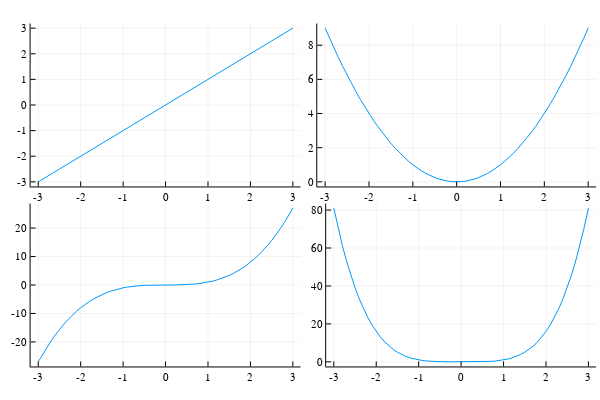

The code cell stored with this chart in its notebook:
### Code cell
p1 = plot(x, x)
p2 = plot(x, x.^2)
p3 = plot(x, x.^3)
p4 = plot(x, x.^4)
plot(p1, p2, p3, p4, layout=(2, 2), legend=false)

### Figure 1 — Plotly figure (JSON) as saved in the notebook; plotly's stock layout.template omitted (floating-point values rounded to 4 significant figures)
{"data": [{"colorbar": {"title": ""}, "hoverinfo": "text", "legendgroup": "y1", "line": {"color": "rgba(0, 154, 250, 1.000)", "dash": "solid", "shape": "linear", "width": 1}, "mode": "lines", "name": "y1", "showlegend": true, "text": [null, null, null, null, null, null, null, null, null, null, null, null, null, null, null, null, null, null, null, null, null, null, null, null, null, null, null, null, null, null, null, null, null, null, null, null, null, null, null, null, null, null, null, null, null, null, null, null, null, null, null, null, null, null, null, null, null, null, null, null, null], "type": "scatter", "x": [-3, -2.9, -2.8, -2.7, -2.6, -2.5, -2.4, -2.3, -2.2, -2.1, -2, -1.9, -1.8, -1.7, -1.6, -1.5, -1.4, -1.3, -1.2, -1.1, -1, -0.9, -0.8, -0.7, -0.6, -0.5, -0.4, -0.3, -0.2, -0.1, 0, 0.1, 0.2, 0.3, 0.4, 0.5, 0.6, 0.7, 0.8, 0.9, 1, 1.1, 1.2, 1.3, 1.4, 1.5, 1.6, 1.7, 1.8, 1.9, 2, 2.1, 2.2, 2.3, 2.4, 2.5, 2.6, 2.7, 2.8, 2.9, 3], "xaxis": "x1", "y": [-3, -2.9, -2.8, -2.7, -2.6, -2.5, -2.4, -2.3, -2.2, -2.1, -2, -1.9, -1.8, -1.7, -1.6, -1.5, -1.4, -1.3, -1.2, -1.1, -1, -0.9, -0.8, -0.7, -0.6, -0.5, -0.4, -0.3, -0.2, -0.1, 0, 0.1, 0.2, 0.3, 0.4, 0.5, 0.6, 0.7, 0.8, 0.9, 1, 1.1, 1.2, 1.3, 1.4, 1.5, 1.6, 1.7, 1.8, 1.9, 2, 2.1, 2.2, 2.3, 2.4, 2.5, 2.6, 2.7, 2.8, 2.9, 3], "yaxis": "y1", "zmax": null, "zmin": null}, {"colorbar": {"title": ""}, "hoverinfo": "text", "legendgroup": "y1", "line": {"color": "rgba(0, 154, 250, 1.000)", "dash": "solid", "shape": "linear", "width": 1}, "mode": "lines", "name": "y1", "showlegend": true, "text": [null, null, null, null, null, null, null, null, null, null, null, null, null, null, null, null, null, null, null, null, null, null, null, null, null, null, null, null, null, null, null, null, null, null, null, null, null, null, null, null, null, null, null, null, null, null, null, null, null, null, null, null, null, null, null, null, null, null, null, null, null], "type": "scatter", "x": [-3, -2.9, -2.8, -2.7, -2.6, -2.5, -2.4, -2.3, -2.2, -2.1, -2, -1.9, -1.8, -1.7, -1.6, -1.5, -1.4, -1.3, -1.2, -1.1, -1, -0.9, -0.8, -0.7, -0.6, -0.5, -0.4, -0.3, -0.2, -0.1, 0, 0.1, 0.2, 0.3, 0.4, 0.5, 0.6, 0.7, 0.8, 0.9, 1, 1.1, 1.2, 1.3, 1.4, 1.5, 1.6, 1.7, 1.8, 1.9, 2, 2.1, 2.2, 2.3, 2.4, 2.5, 2.6, 2.7, 2.8, 2.9, 3], "xaxis": "x2", "y": [9, 8.41, 7.84, 7.29, 6.76, 6.25, 5.76, 5.29, 4.84, 4.41, 4, 3.61, 3.24, 2.89, 2.56, 2.25, 1.96, 1.69, 1.44, 1.21, 1, 0.81, 0.64, 0.49, 0.36, 0.25, 0.16, 0.09, 0.04, 0.01, 0, 0.01, 0.04, 0.09, 0.16, 0.25, 0.36, 0.49, 0.64, 0.81, 1, 1.21, 1.44, 1.69, 1.96, 2.25, 2.56, 2.89, 3.24, 3.61, 4, 4.41, 4.84, 5.29, 5.76, 6.25, 6.76, 7.29, 7.84, 8.41, 9], "yaxis": "y2", "zmax": null, "zmin": null}, {"colorbar": {"title": ""}, "hoverinfo": "text", "legendgroup": "y1", "line": {"color": "rgba(0, 154, 250, 1.000)", "dash": "solid", "shape": "linear", "width": 1}, "mode": "lines", "name": "y1", "showlegend": true, "text": [null, null, null, null, null, null, null, null, null, null, null, null, null, null, null, null, null, null, null, null, null, null, null, null, null, null, null, null, null, null, null, null, null, null, null, null, null, null, null, null, null, null, null, null, null, null, null, null, null, null, null, null, null, null, null, null, null, null, null, null, null], "type": "scatter", "x": [-3, -2.9, -2.8, -2.7, -2.6, -2.5, -2.4, -2.3, -2.2, -2.1, -2, -1.9, -1.8, -1.7, -1.6, -1.5, -1.4, -1.3, -1.2, -1.1, -1, -0.9, -0.8, -0.7, -0.6, -0.5, -0.4, -0.3, -0.2, -0.1, 0, 0.1, 0.2, 0.3, 0.4, 0.5, 0.6, 0.7, 0.8, 0.9, 1, 1.1, 1.2, 1.3, 1.4, 1.5, 1.6, 1.7, 1.8, 1.9, 2, 2.1, 2.2, 2.3, 2.4, 2.5, 2.6, 2.7, 2.8, 2.9, 3], "xaxis": "x3", "y": [-27, -24.39, -21.95, -19.68, -17.58, -15.62, -13.82, -12.17, -10.65, -9.261, -8, -6.859, -5.832, -4.913, -4.096, -3.375, -2.744, -2.197, -1.728, -1.331, -1, -0.729, -0.512, -0.343, -0.216, -0.125, -0.064, -0.027, -0.008, -0.001, 0, 0.001, 0.008, 0.027, 0.064, 0.125, 0.216, 0.343, 0.512, 0.729, 1, 1.331, 1.728, 2.197, 2.744, 3.375, 4.096, 4.913, 5.832, 6.859, 8, 9.261, 10.65, 12.17, 13.82, 15.62, 17.58, 19.68, 21.95, 24.39, 27], "yaxis": "y3", "zmax": null, "zmin": null}, {"colorbar": {"title": ""}, "hoverinfo": "text", "legendgroup": "y1", "line": {"color": "rgba(0, 154, 250, 1.000)", "dash": "solid", "shape": "linear", "width": 1}, "mode": "lines", "name": "y1", "showlegend": true, "text": [null, null, null, null, null, null, null, null, null, null, null, null, null, null, null, null, null, null, null, null, null, null, null, null, null, null, null, null, null, null, null, null, null, null, null, null, null, null, null, null, null, null, null, null, null, null, null, null, null, null, null, null, null, null, null, null, null, null, null, null, null], "type": "scatter", "x": [-3, -2.9, -2.8, -2.7, -2.6, -2.5, -2.4, -2.3, -2.2, -2.1, -2, -1.9, -1.8, -1.7, -1.6, -1.5, -1.4, -1.3, -1.2, -1.1, -1, -0.9, -0.8, -0.7, -0.6, -0.5, -0.4, -0.3, -0.2, -0.1, 0, 0.1, 0.2, 0.3, 0.4, 0.5, 0.6, 0.7, 0.8, 0.9, 1, 1.1, 1.2, 1.3, 1.4, 1.5, 1.6, 1.7, 1.8, 1.9, 2, 2.1, 2.2, 2.3, 2.4, 2.5, 2.6, 2.7, 2.8, 2.9, 3], "xaxis": "x4", "y": [81, 70.73, 61.47, 53.14, 45.7, 39.06, 33.18, 27.98, 23.43, 19.45, 16, 13.03, 10.5, 8.352, 6.554, 5.062, 3.842, 2.856, 2.074, 1.464, 1, 0.6561, 0.4096, 0.2401, 0.1296, 0.0625, 0.0256, 0.0081, 0.0016, 0.0001, 0, 0.0001, 0.0016, 0.0081, 0.0256, 0.0625, 0.1296, 0.2401, 0.4096, 0.6561, 1, 1.464, 2.074, 2.856, 3.842, 5.062, 6.554, 8.352, 10.5, 13.03, 16, 19.45, 23.43, 27.98, 33.18, 39.06, 45.7, 53.14, 61.47, 70.73, 81], "yaxis": "y4", "zmax": null, "zmin": null}], "layout": {"annotations": [], "height": 400, "margin": {"b": 20, "l": 0, "r": 0, "t": 20}, "paper_bgcolor": "rgba(255, 255, 255, 1.000)", "plot_bgcolor": "rgba(255, 255, 255, 1.000)", "showlegend": false, "width": 600, "xaxis1": {"anchor": "y1", "domain": [0.05101, 0.5008], "gridcolor": "rgba(0, 0, 0, 0.100)", "gridwidth": 0.5, "linecolor": "rgba(0, 0, 0, 1.000)", "mirror": false, "range": [-3.18, 3.18], "showgrid": true, "showline": true, "showticklabels": true, "tickangle": 0, "tickcolor": "rgb(0, 0, 0)", "tickfont": {"color": "rgba(0, 0, 0, 1.000)", "family": "sans-serif", "size": 11}, "tickmode": "array", "ticks": "inside", "ticktext": ["-3", "-2", "-1", "0", "1", "2", "3"], "tickvals": [-3, -2, -1, 0, 1, 2, 3], "title": "", "titlefont": {"color": "rgba(0, 0, 0, 1.000)", "family": "sans-serif", "size": 15}, "type": "-", "visible": true, "zeroline": false, "zerolinecolor": "rgba(0, 0, 0, 1.000)"}, "xaxis2": {"anchor": "y2", "domain": [0.5288, 0.9934], "gridcolor": "rgba(0, 0, 0, 0.100)", "gridwidth": 0.5, "linecolor": "rgba(0, 0, 0, 1.000)", "mirror": false, "range": [-3.18, 3.18], "showgrid": true, "showline": true, "showticklabels": true, "tickangle": 0, "tickcolor": "rgb(0, 0, 0)", "tickfont": {"color": "rgba(0, 0, 0, 1.000)", "family": "sans-serif", "size": 11}, "tickmode": "array", "ticks": "inside", "ticktext": ["-3", "-2", "-1", "0", "1", "2", "3"], "tickvals": [-3, -2, -1, 0, 1, 2, 3], "title": "", "titlefont": {"color": "rgba(0, 0, 0, 1.000)", "family": "sans-serif", "size": 15}, "type": "-", "visible": true, "zeroline": false, "zerolinecolor": "rgba(0, 0, 0, 1.000)"}, "xaxis3": {"anchor": "y3", "domain": [0.05101, 0.5008], "gridcolor": "rgba(0, 0, 0, 0.100)", "gridwidth": 0.5, "linecolor": "rgba(0, 0, 0, 1.000)", "mirror": false, "range": [-3.18, 3.18], "showgrid": true, "showline": true, "showticklabels": true, "tickangle": 0, "tickcolor": "rgb(0, 0, 0)", "tickfont": {"color": "rgba(0, 0, 0, 1.000)", "family": "sans-serif", "size": 11}, "tickmode": "array", "ticks": "inside", "ticktext": ["-3", "-2", "-1", "0", "1", "2", "3"], "tickvals": [-3, -2, -1, 0, 1, 2, 3], "title": "", "titlefont": {"color": "rgba(0, 0, 0, 1.000)", "family": "sans-serif", "size": 15}, "type": "-", "visible": true, "zeroline": false, "zerolinecolor": "rgba(0, 0, 0, 1.000)"}, "xaxis4": {"anchor": "y4", "domain": [0.5436, 0.9934], "gridcolor": "rgba(0, 0, 0, 0.100)", "gridwidth": 0.5, "linecolor": "rgba(0, 0, 0, 1.000)", "mirror": false, "range": [-3.18, 3.18], "showgrid": true, "showline": true, "showticklabels": true, "tickangle": 0, "tickcolor": "rgb(0, 0, 0)", "tickfont": {"color": "rgba(0, 0, 0, 1.000)", "family": "sans-serif", "size": 11}, "tickmode": "array", "ticks": "inside", "ticktext": ["-3", "-2", "-1", "0", "1", "2", "3"], "tickvals": [-3, -2, -1, 0, 1, 2, 3], "title": "", "titlefont": {"color": "rgba(0, 0, 0, 1.000)", "family": "sans-serif", "size": 15}, "type": "-", "visible": true, "zeroline": false, "zerolinecolor": "rgba(0, 0, 0, 1.000)"}, "yaxis1": {"anchor": "x1", "domain": [0.5376, 0.9902], "gridcolor": "rgba(0, 0, 0, 0.100)", "gridwidth": 0.5, "linecolor": "rgba(0, 0, 0, 1.000)", "mirror": false, "range": [-3.18, 3.18], "showgrid": true, "showline": true, "showticklabels": true, "tickangle": 0, "tickcolor": "rgb(0, 0, 0)", "tickfont": {"color": "rgba(0, 0, 0, 1.000)", "family": "sans-serif", "size": 11}, "tickmode": "array", "ticks": "inside", "ticktext": ["-3", "-2", "-1", "0", "1", "2", "3"], "tickvals": [-3, -2, -1, 0, 1, 2, 3], "title": "", "titlefont": {"color": "rgba(0, 0, 0, 1.000)", "family": "sans-serif", "size": 15}, "type": "-", "visible": true, "zeroline": false, "zerolinecolor": "rgba(0, 0, 0, 1.000)"}, "yaxis2": {"anchor": "x2", "domain": [0.5376, 0.9902], "gridcolor": "rgba(0, 0, 0, 0.100)", "gridwidth": 0.5, "linecolor": "rgba(0, 0, 0, 1.000)", "mirror": false, "range": [-0.27, 9.27], "showgrid": true, "showline": true, "showticklabels": true, "tickangle": 0, "tickcolor": "rgb(0, 0, 0)", "tickfont": {"color": "rgba(0, 0, 0, 1.000)", "family": "sans-serif", "size": 11}, "tickmode": "array", "ticks": "inside", "ticktext": ["0", "2", "4", "6", "8"], "tickvals": [0, 2, 4, 6, 8], "title": "", "titlefont": {"color": "rgba(0, 0, 0, 1.000)", "family": "sans-serif", "size": 15}, "type": "-", "visible": true, "zeroline": false, "zerolinecolor": "rgba(0, 0, 0, 1.000)"}, "yaxis3": {"anchor": "x3", "domain": [0.03762, 0.4902], "gridcolor": "rgba(0, 0, 0, 0.100)", "gridwidth": 0.5, "linecolor": "rgba(0, 0, 0, 1.000)", "mirror": false, "range": [-28.62, 28.62], "showgrid": true, "showline": true, "showticklabels": true, "tickangle": 0, "tickcolor": "rgb(0, 0, 0)", "tickfont": {"color": "rgba(0, 0, 0, 1.000)", "family": "sans-serif", "size": 11}, "tickmode": "array", "ticks": "inside", "ticktext": ["-20", "-10", "0", "10", "20"], "tickvals": [-20, -10, 0, 10, 20], "title": "", "titlefont": {"color": "rgba(0, 0, 0, 1.000)", "family": "sans-serif", "size": 15}, "type": "-", "visible": true, "zeroline": false, "zerolinecolor": "rgba(0, 0, 0, 1.000)"}, "yaxis4": {"anchor": "x4", "domain": [0.03762, 0.4902], "gridcolor": "rgba(0, 0, 0, 0.100)", "gridwidth": 0.5, "linecolor": "rgba(0, 0, 0, 1.000)", "mirror": false, "range": [-2.43, 83.43], "showgrid": true, "showline": true, "showticklabels": true, "tickangle": 0, "tickcolor": "rgb(0, 0, 0)", "tickfont": {"color": "rgba(0, 0, 0, 1.000)", "family": "sans-serif", "size": 11}, "tickmode": "array", "ticks": "inside", "ticktext": ["0", "20", "40", "60", "80"], "tickvals": [0, 20, 40, 60, 80], "title": "", "titlefont": {"color": "rgba(0, 0, 0, 1.000)", "family": "sans-serif", "size": 15}, "type": "-", "visible": true, "zeroline": false, "zerolinecolor": "rgba(0, 0, 0, 1.000)"}}}
